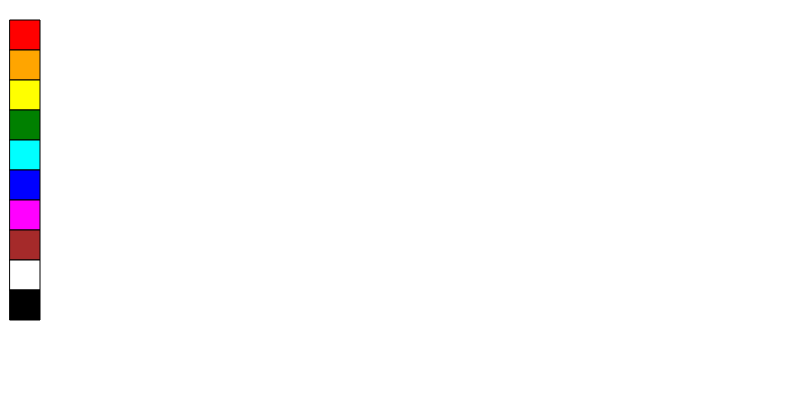
Frame 1 (no input)
Frame 60 (no input): identical to frame 1, image omitted
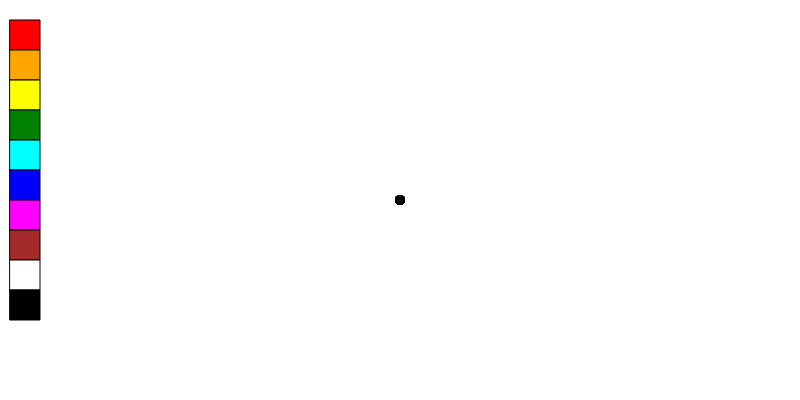
Frame 120 (the mouse pressed at the canvas centre since frame 60)

The p5.js sketch that drew these frames (run headless with seeded random() and noise() and a simulated clock; from frame 60 on, the mouse is pressed at the canvas centre):

// p5.js sketch
// ── sketch.js
let isPainting = false;
let currentColor = 'black';
let prevX, prevY;

function setup() {
  createCanvas(800, 400);
  drawColorPalette();
}

function draw() {
  if (isPainting) {
    noFill();
    strokeWeight(10);
    stroke(currentColor);
    line(prevX, prevY, mouseX, mouseY);
  }

  prevX = mouseX;
  prevY = mouseY;
}

function drawColorPalette() {
  const colors = [
    'red', 'orange', 'yellow', 'green', 'cyan', 'blue', 'magenta', 'brown', 'white', 'black', 
  ];

  for (let i = 0; i < colors.length; i++) {
    fill(colors[i]);
    rect(10, 20 + i * 30, 30, 30);
  }
}

function mousePressed() {
  if (mouseX < 50 && mouseY > 20 && mouseY < 380) {
    const index = Math.floor((mouseY - 20) / 30);
    const colors = [
      'red', 'orange', 'yellow', 'green', 'cyan', 'blue', 'magenta', 'brown', 'white', 'black', 
    ];
    currentColor = colors[index];
  } else {

    isPainting = true;
    prevX = mouseX;
    prevY = mouseY;
  }
}

function mouseReleased() {
  isPainting = false;
}
